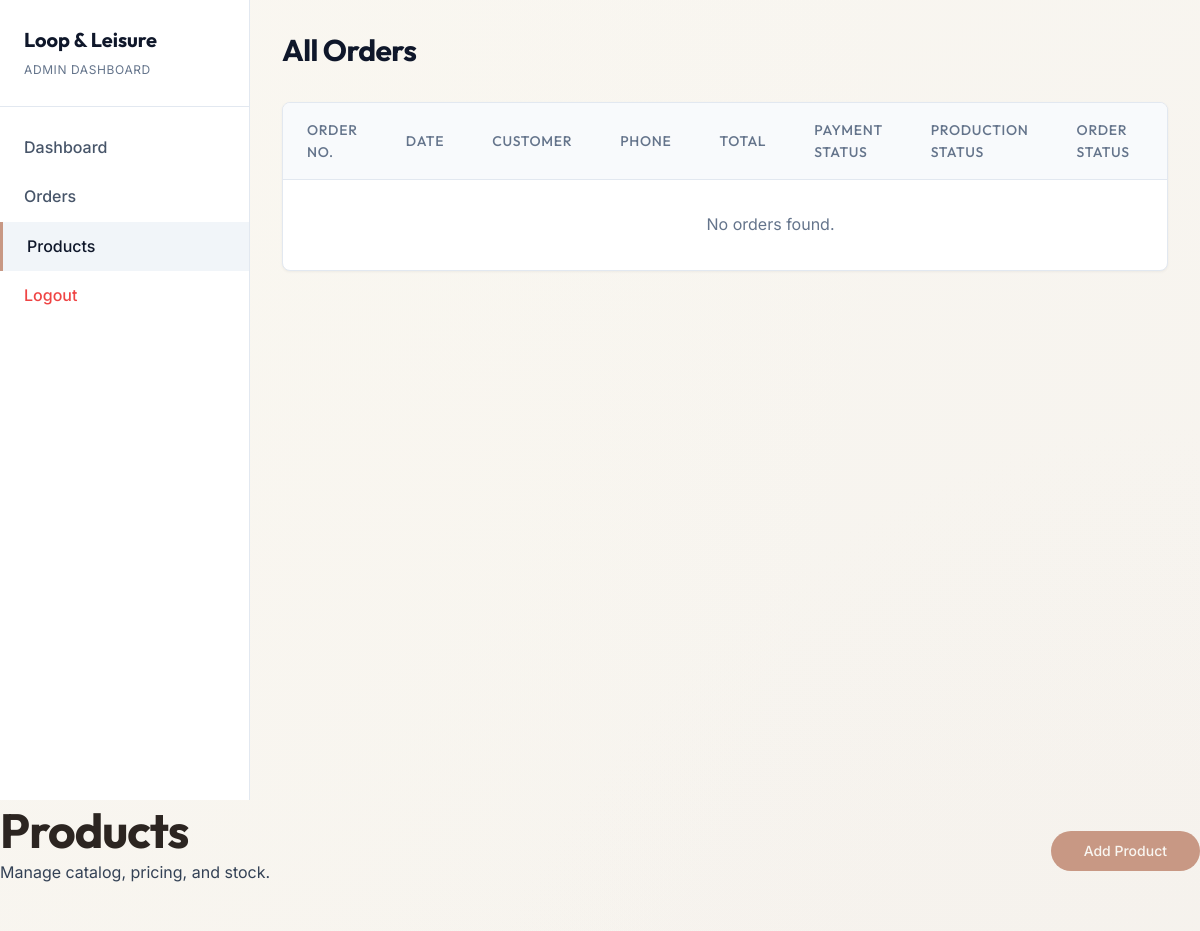
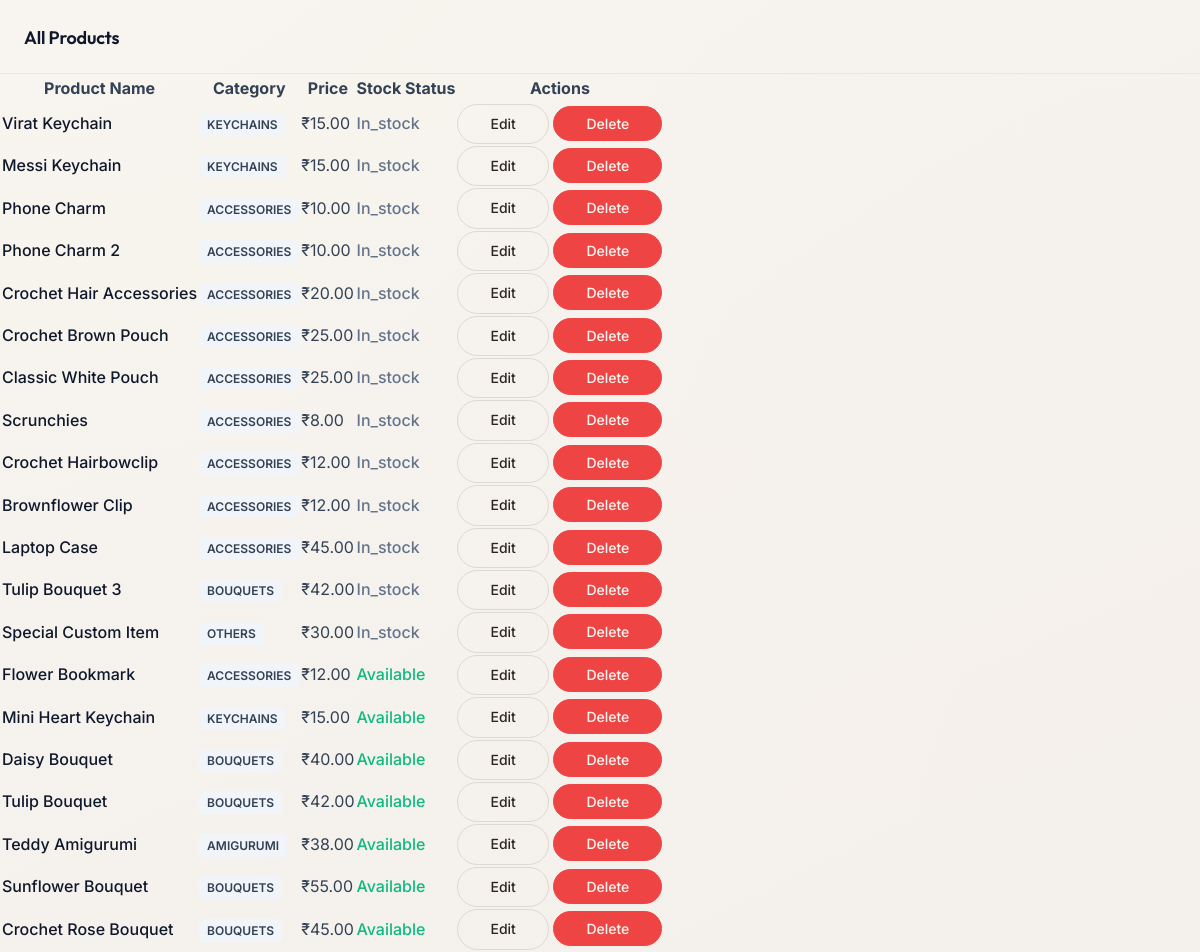
The page /admin/products (signed in) on the database its author committed (2 pictures, top to bottom).
### app/database/models/product.py (models this page shows, shortened)
class Product(db.Model):
    __tablename__ = 'products'
    id = db.Column(db.Integer, primary_key=True)
    name = db.Column(db.String(200), nullable=False)
    slug = db.Column(db.String(200), unique=True, nullable=False, index=True)
    description = db.Column(db.Text)
    category = db.Column(db.String(100), nullable=False, index=True)
    price = db.Column(db.Float, nullable=False)
    advance_percentage = db.Column(db.Integer, default=50)
    stock_status = db.Column(db.String(20), default='available')
    is_featured = db.Column(db.Boolean, default=False)
    created_at = db.Column(db.DateTime, default=datetime.utcnow)
    images = db.relationship('ProductImage', back_populates='product',
                             cascade='all, delete-orphan')
    reviews = db.relationship('Review', back_populates='product',
                              cascade='all, delete-orphan')

### app/admin/routes.py (the view)
@admin_bp.route('/products')
@admin_login_required
def admin_products():
    from app.database.models import Product
    products = Product.query.filter(Product.stock_status != 'archived').order_by(Product.created_at.desc()).all()
    return render_template('admin/products.html', products=products)

### app/admin/routes.py (called while the page is built)
def admin_login_required(f):
    @wraps(f)
    def decorated_function(*args, **kwargs):
        if 'admin_id' not in session:
            flash('Please log in as an administrator to access this area.', 'error')
            return redirect(url_for('admin.login'))
        return f(*args, **kwargs)
    return decorated_function

### app/templates/admin/products.html (shortened to what this page needs)
<!DOCTYPE html>
<html lang="en">
<head>
    <link rel="stylesheet" href="{{ url_for('static', filename='css/base.css') }}">
    <link rel="stylesheet" href="{{ url_for('static', filename='css/components.css') }}">
</head>
<body>
    <div class="admin-layout">
        <aside class="admin-sidebar">
            <div class="admin-brand">
                <span class="admin-brand-title">Loop & Leisure</span>
                <span class="admin-brand-subtitle">Admin Dashboard</span>
            </div>
            <nav class="admin-nav">
                <a href="{{ url_for('admin.dashboard') }}" class="admin-nav-item">Dashboard</a>
                <a href="{{ url_for('admin.orders') }}" class="admin-nav-item">Orders</a>
                <a href="{{ url_for('admin.admin_products') }}" class="admin-nav-item active">Products</a>
                <a href="{{ url_for('admin.logout') }}" class="admin-nav-item" style="color: #ef4444; margin-top: auto;">Logout</a>
            </nav>
        </aside>
        <main class="admin-content">
            <div class="admin-header">
                <h1 class="admin-title">All Orders</h1>
            </div>
            <div class="orders-card">
                <table class="table">
                    <thead>
                        <tr>
                            <th>Order No.</th>
                            <th>Date</th>
                            <th>Customer</th>
                            <th>Phone</th>
                            <th>Total</th>
                            <th>Payment Status</th>
                            <th>Production Status</th>
                            <th>Order Status</th>
                            <th>Action</th>
                        </tr>
                    </thead>
                    <tbody>
                        {% for order in orders %}
                        <tr>
                            <td><strong>{{ order.order_number }}</strong></td>
                            <td>{{ order.created_at.strftime('%Y-%m-%d %H:%M') }}</td>
                            <td>{{ order.customer.full_name }}</td>
                            <td>{{ order.customer.phone }}</td>
                            <td>${{ "%.2f"|format(order.total_amount) }}</td>
                            <td>
                                {% if order.payment_status in ('Pending Verification', 'Remaining Pending Verification') %}
                                    <span class="badge badge-pending">{{ order.payment_status }}</span>
                                {% elif order.payment_status in ('Advance Paid', 'Fully Paid') %}
                                    <span class="badge badge-success">{{ order.payment_status }}</span>
                                {% elif order.payment_status == 'Rejected' %}
                                    <span class="badge badge-danger">{{ order.payment_status }}</span>
                                {% else %}
                                    <span class="badge badge-info">{{ order.payment_status }}</span>
                                {% endif %}
                            </td>
                            <td>
                                {% if order.production_status == 'Completed' %}
                                    <span class="badge badge-success">{{ order.production_status }}</span>
                                {% elif order.production_status == 'Started' %}
                                    <span class="badge badge-info">{{ order.production_status }}</span>
                                {% else %}
                                    <span class="badge" style="background: #f1f5f9; color: #475569;">{{ order.production_status }}</span>
                                {% endif %}
                            </td>
                            <td>
                                {% if order.order_status == 'Delivered' %}
                                    <span class="badge badge-success">{{ order.order_status }}</span>
                                {% elif order.order_status == 'Dispatched' %}
                                    <span class="badge badge-info">{{ order.order_status }}</span>
                                {% elif order.order_status == 'Confirmed' %}
                                    <span class="badge badge-success">{{ order.order_status }}</span>
                                {% else %}
                                    <span class="badge badge-pending">{{ order.order_status }}</span>
                                {% endif %}
                            </td>
                            <td>
                                <a href="{{ url_for('admin.order_details', order_number=order.order_number) }}" class="btn btn-primary" style="padding: 0.25rem 0.75rem; font-size: 0.875rem;">Manage</a>
                            </td>
                        </tr>
                        {% else %}
                        <tr>
                            <td colspan="9" style="text-align: center; color: #64748b; padding: 2rem;">No orders found.</td>
                        </tr>
                        {% endfor %}
                    </tbody>
                </table>
            </div>
        </main>
    </div>
</body>
</html>
<main class="admin-main">
        <div class="admin-header">
            <div class="admin-header-title">
                <h1>Products</h1>
                <p>Manage catalog, pricing, and stock.</p>
            </div>
            <div class="admin-header-actions">
                <a href="{{ url_for('admin.product_add') }}" class="btn btn-primary">Add Product</a>
            </div>
        </div>
        <div class="admin-card">
            <div style="padding: 1.5rem; border-bottom: 1px solid #e2e8f0; display: flex; justify-content: space-between; align-items: center;">
                <h2 style="margin: 0; font-size: 1.125rem; color: #0f172a;">All Products</h2>
            </div>
            <div class="admin-table-container">
                <table class="admin-table">
                    <thead>
                        <tr>
                            <th>Product Name</th>
                            <th>Category</th>
                            <th>Price</th>
                            <th>Stock Status</th>
                            <th>Actions</th>
                        </tr>
                    </thead>
                    <tbody>
                        {% for product in products %}
                        <tr>
                            <td style="font-weight: 500; color: #0f172a;">{{ product.name }}</td>
                            <td><span style="background: #f1f5f9; padding: 4px 8px; border-radius: 4px; font-size: 0.75rem; text-transform: uppercase; font-weight: 600;">{{ product.category }}</span></td>
                            <td>&#8377;{{ '%.2f' % product.price }}</td>
                            <td>
                                {% if product.stock_status == 'available' %}
                                    <span style="color: #10b981; font-weight: 500;">Available</span>
                                {% elif product.stock_status == 'out_of_stock' %}
                                    <span style="color: #ef4444; font-weight: 500;">Out of Stock</span>
                                {% else %}
                                    <span style="color: #64748b; font-weight: 500;">{{ product.stock_status|capitalize }}</span>
                                {% endif %}
                            </td>
                            <td>
                                <a href="{{ url_for('admin.product_edit', product_id=product.id) }}" class="btn btn-secondary btn-sm">Edit</a>
                                <form action="{{ url_for('admin.product_delete', product_id=product.id) }}" method="POST" style="display: inline-block;" onsubmit="return confirm('Are you sure you want to delete this product? It will be archived to preserve historical orders.');">
                                    <button type="submit" class="btn btn-primary btn-sm" style="background-color: #ef4444; border-color: #ef4444;">Delete</button>
                                </form>
                            </td>
                        </tr>
                        {% else %}
                        <tr>
                            <td colspan="5" style="text-align: center; padding: 2rem; color: #64748b;">No active products found.</td>
                        </tr>
                        {% endfor %}
                    </tbody>
                </table>
            </div>
        </div>
    </main>
</body>
</html>

### app/static/css/base.css (style rules this page uses)
:root { --color-bg-primary: hsl(42, 40%, 96%); --color-bg-secondary: hsl(38, 30%, 92%); --color-bg-tertiary: hsl(35, 22%, 87%); --color-card-bg: hsl(44, 38%, 99%); --color-text-primary: hsl(24, 15%, 15%); --color-text-secondary: hsl(24, 10%, 40%); --color-text-muted: hsl(24, 8%, 60%); --color-primary: hsl(18, 38%, 65%); --color-primary-hover: hsl(18, 34%, 55%); --color-primary-light: hsl(18, 45%, 95%); --color-accent-gold: hsl(30, 48%, 54%); --color-accent-gold-hover: hsl(30, 52%, 46%); --color-accent: hsl(120, 9%, 58%); --color-accent-hover: hsl(120, 8%, 48%); --color-accent-light: hsl(120, 15%, 95%); --color-border: hsl(27, 15%, 85%); --color-border-light: hsl(27, 15%, 92%); --color-success: hsl(98, 15%, 45%); --color-warning: hsl(28, 55%, 60%); --color-error: hsl(8, 45%, 58%); --font-family-logo: 'Cormorant Garamond', Georgia, serif; --font-family-headings: 'Outfit', sans-serif; --font-family-body: 'Inter', sans-serif; --text-h1: 2.25rem; --text-h2: 1.75rem; --text-h3: 1.375rem; --text-body: 1.0rem; --text-caption: 0.875rem; --text-btn: 0.875rem; --text-nav: 0.9375rem; --fw-light: 300; --fw-normal: 400; --fw-medium: 500; --fw-semibold: 600; --fw-bold: 700; --fw-extrabold: 800; --lh-headings: 1.25; --lh-body: 1.6; --spacing-xs: 0.25rem; --spacing-sm: 0.5rem; --spacing-md: 1.0rem; --spacing-lg: 1.5rem; --spacing-xl: 2.0rem; --spacing-2xl: 3.0rem; --spacing-3xl: 4.0rem; --border-radius-sm: 4px; --border-radius-md: 8px; --border-radius-lg: 16px; --border-radius-round: 9999px; --shadow-sm: 0 1px 3px rgba(44, 37, 32, 0.08); --shadow-md: 0 4px 12px rgba(44, 37, 32, 0.05); --shadow-lg: 0 8px 24px rgba(44, 37, 32, 0.08); --transition-fast: 150ms cubic-bezier(0.25, 1, 0.5, 1); --transition-normal: 300ms cubic-bezier(0.25, 1, 0.5, 1); --transition-slow: 500ms cubic-bezier(0.25, 1, 0.5, 1); }
@media (min-width: 1024px) { :root { --text-h1: 3.0rem; --text-h2: 2.25rem; --text-h3: 1.625rem; --text-body: 1.0rem; } }
*, *::before, *::after { box-sizing: border-box; margin: 0; padding: 0; }
html { scroll-behavior: smooth; -webkit-text-size-adjust: 100%; }
body { background-color: var(--color-bg-primary); background-image: radial-gradient(ellipse at top left, hsl(44, 45%, 96%) 0%, transparent 55%), radial-gradient(ellipse at bottom right, hsl(32, 30%, 94%) 0%, transparent 55%), linear-gradient(155deg, hsl(42, 40%, 96%) 0%, hsl(38, 32%, 95%) 55%, hsl(34, 26%, 94%) 100%); color: var(--color-text-primary); font-family: var(--font-family-body); font-size: var(--text-body); line-height: var(--lh-body); min-height: 100vh; overflow-x: hidden; text-rendering: optimizeLegibility; -webkit-font-smoothing: antialiased; -moz-osx-font-smoothing: grayscale; }
h1, h2, h3 { font-family: var(--font-family-headings); color: var(--color-text-primary); line-height: var(--lh-headings); font-weight: var(--fw-semibold); }
h1 { font-size: var(--text-h1); font-weight: var(--fw-bold); letter-spacing: -0.02em; }
h2 { font-size: var(--text-h2); letter-spacing: -0.01em; }
p { margin-bottom: var(--spacing-md); }
a { color: inherit; text-decoration: none; transition: var(--transition-fast); }

### rows shown on the page
Product: name "Virat Keychain", category "KEYCHAINS", price "15.00", stock_status "In_stock"
Product: name "Messi Keychain", category "KEYCHAINS", price "15.00", stock_status "In_stock"
Product: name "Phone Charm", category "ACCESSORIES", price "10.00", stock_status "In_stock"
Product: name "Phone Charm 2", category "ACCESSORIES", price "10.00", stock_status "In_stock"
Product: name "Crochet Hair Accessories", category "ACCESSORIES", price "20.00", stock_status "In_stock"
Product: name "Crochet Brown Pouch", category "ACCESSORIES", price "25.00", stock_status "In_stock"
Product: name "Classic White Pouch", category "ACCESSORIES", price "25.00", stock_status "In_stock"
Product: name "Scrunchies", category "ACCESSORIES", price "8.00", stock_status "In_stock"
Product: name "Crochet Hairbowclip", category "ACCESSORIES", price "12.00", stock_status "In_stock"
Product: name "Brownflower Clip", category "ACCESSORIES", price "12.00", stock_status "In_stock"
Product: name "Laptop Case", category "ACCESSORIES", price "45.00", stock_status "In_stock"
Product: name "Tulip Bouquet 3", category "BOUQUETS", price "42.00", stock_status "In_stock"
Product: name "Special Custom Item", category "OTHERS", price "30.00", stock_status "In_stock"
Product: name "Flower Bookmark", category "ACCESSORIES", price "12.00", stock_status "Available"
Product: name "Mini Heart Keychain", category "KEYCHAINS", price "15.00", stock_status "Available"
Product: name "Daisy Bouquet", category "BOUQUETS", price "40.00", stock_status "Available"
Product: name "Tulip Bouquet", category "BOUQUETS", price "42.00", stock_status "Available"
Product: name "Teddy Amigurumi", category "AMIGURUMI", price "38.00", stock_status "Available"
Product: name "Sunflower Bouquet", category "BOUQUETS", price "55.00", stock_status "Available"
Product: name "Crochet Rose Bouquet", category "BOUQUETS", price "45.00", stock_status "Available"
